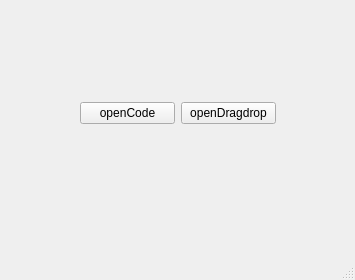
<?xml version="1.0" encoding="UTF-8"?>
<ui version="4.0">
 <class>MainWindow</class>
 <widget class="QMainWindow" name="MainWindow">
  <property name="geometry">
   <rect>
    <x>0</x>
    <y>0</y>
    <width>355</width>
    <height>280</height>
   </rect>
  </property>
  <property name="windowTitle">
   <string>MainWindow</string>
  </property>
  <widget class="QWidget" name="centralwidget">
   <widget class="QWidget" name="layoutWidget">
    <property name="geometry">
     <rect>
      <x>80</x>
      <y>100</y>
      <width>196</width>
      <height>27</height>
     </rect>
    </property>
    <layout class="QHBoxLayout" name="horizontalLayout">
     <item>
      <widget class="QPushButton" name="open_btn">
       <property name="text">
        <string>openCode</string>
       </property>
      </widget>
     </item>
     <item>
      <widget class="QPushButton" name="open_btn2">
       <property name="text">
        <string>openDragdrop</string>
       </property>
      </widget>
     </item>
    </layout>
   </widget>
  </widget>
  <widget class="QStatusBar" name="statusbar"/>
 </widget>
 <resources/>
 <connections/>
</ui>
